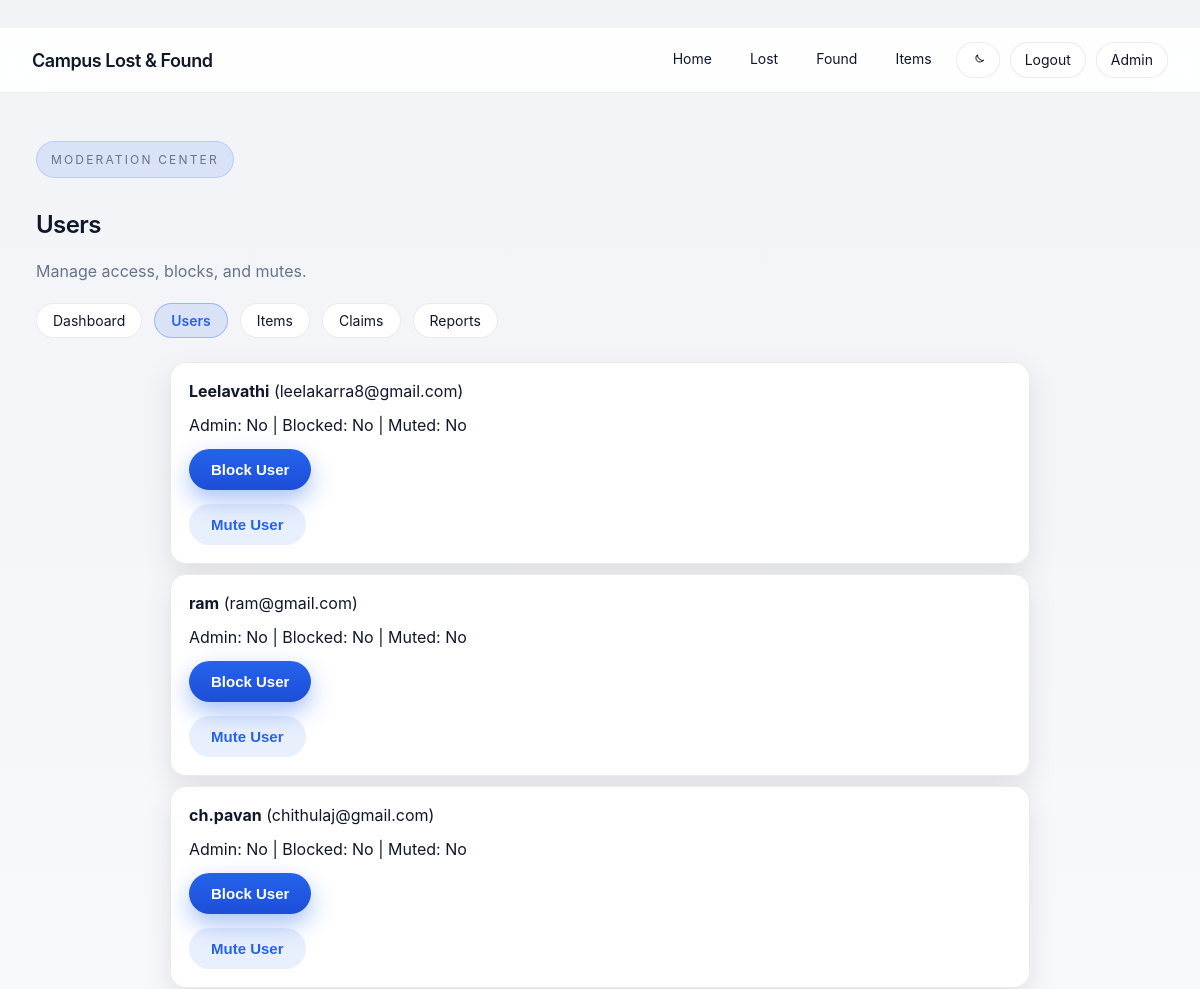
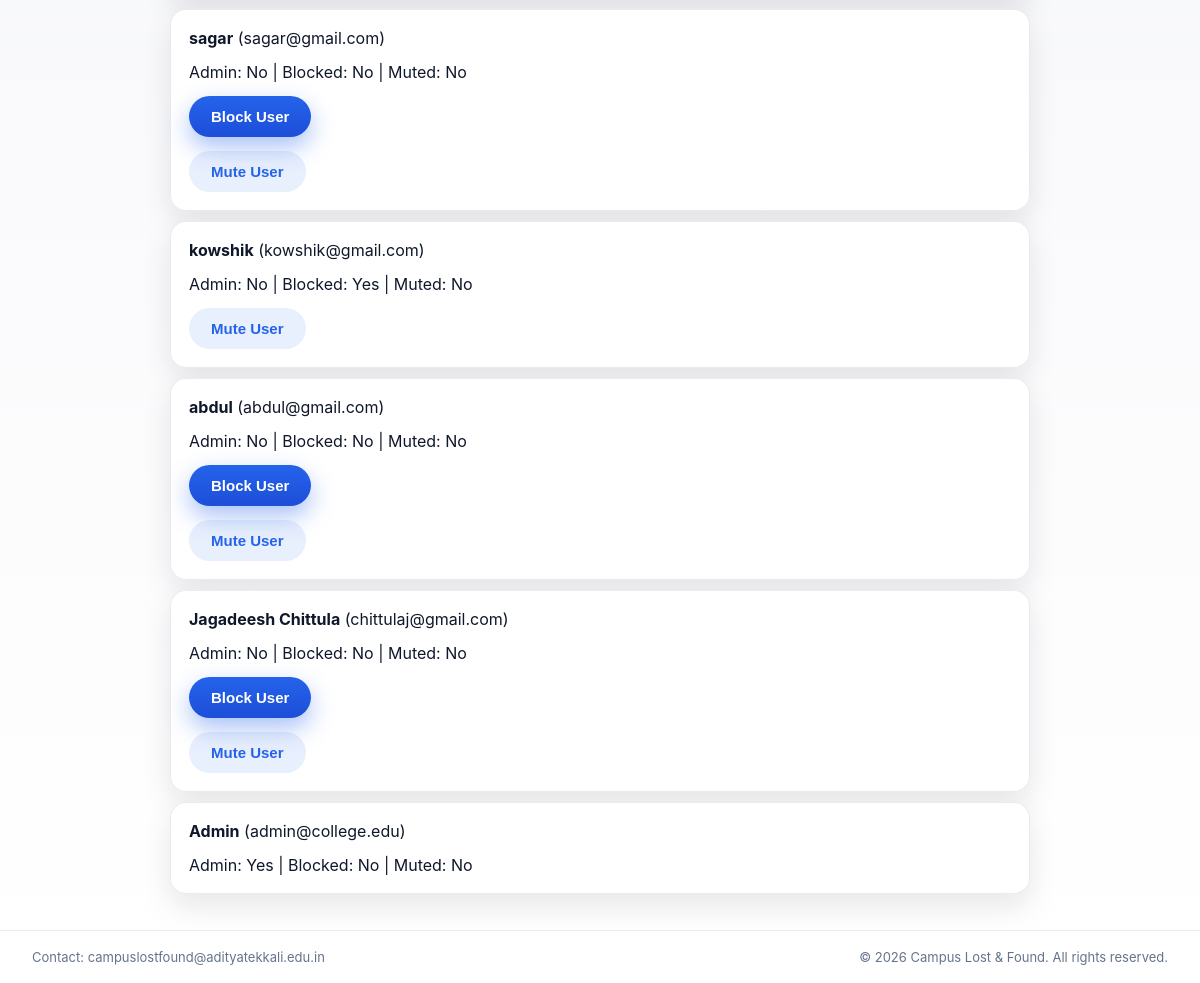
Page /admin/users (signed in) on the committed database (2 pictures, top to bottom).
### tables this page shows
CREATE TABLE users (
            id INTEGER PRIMARY KEY AUTOINCREMENT,
            name TEXT NOT NULL,
            email TEXT UNIQUE NOT NULL,
            password_hash TEXT NOT NULL,
            is_admin INTEGER DEFAULT 0,
            blocked INTEGER DEFAULT 0,
            muted INTEGER DEFAULT 0,
            created_at TEXT NOT NULL
        );

### app.py (the view)
@app.route("/admin/users")
def admin_users():
    require_admin()
    conn = get_db()
    cur = conn.cursor()
    cur.execute("SELECT * FROM users ORDER BY created_at DESC")
    users = cur.fetchall()
    conn.close()
    return render_template("admin_users.html", user=current_user(), users=users)

### app.py (called while the page is built)
def get_db():
    conn = sqlite3.connect(DB_PATH)
    conn.row_factory = sqlite3.Row
    return conn

def current_user():
    uid = session.get("user_id")
    if not uid:
        return None
    conn = get_db()
    cur = conn.cursor()
    cur.execute("SELECT * FROM users WHERE id = ?", (uid,))
    user = cur.fetchone()
    conn.close()
    return user

def require_admin():
    user = current_user()
    if not user or not user["is_admin"]:
        abort(403)
    return user

### templates/admin_users.html (shortened to what this page needs)
{% extends "base.html" %}
{% block content %}
<section class="admin">
  <div class="admin-hero">
    <div>
      <p class="eyebrow">Moderation Center</p>
      <h2>Users</h2>
      <p class="muted">Manage access, blocks, and mutes.</p>
    </div>
  </div>
  <nav class="admin-nav">
    <a href="{{ url_for('admin') }}">Dashboard</a>
    <a class="active" href="{{ url_for('admin_users') }}">Users</a>
    <a href="{{ url_for('admin_items') }}">Items</a>
    <a href="{{ url_for('admin_claims') }}">Claims</a>
    <a href="{{ url_for('admin_reports') }}">Reports</a>
  </nav>
  <div class="admin-section">
    <div class="admin-grid">
      {% for u in users %}
      <div class="admin-card">
        <div><strong>{{ u['name'] }}</strong> ({{ u['email'] }})</div>
        <div class="muted">Admin: {{ 'Yes' if u['is_admin'] else 'No' }} | Blocked: {{ 'Yes' if u['blocked'] else 'No' }} | Muted: {{ 'Yes' if u['muted'] else 'No' }}</div>
        {% if not u['is_admin'] and not u['blocked'] %}
        <form method="post" action="{{ url_for('admin_block_user') }}">
          <button class="btn danger" type="submit">Block User</button>
        </form>
        {% endif %}
        {% if not u['is_admin'] and not u['muted'] %}
        <form method="post" action="{{ url_for('admin_mute_user') }}">
          <button class="btn ghost" type="submit">Mute User</button>
        </form>
        {% endif %}
      </div>
      {% endfor %}
    </div>
  </div>
</section>
{% endblock %}

### templates/base.html (shortened to what this page needs)
<!doctype html>
<html lang="en">
<head>
  <link rel="stylesheet" href="{{ url_for('static', filename='css/styles.css') }}" />
</head>
<body>
  <header class="site-header">
    <div class="brand">Campus Lost & Found</div>
    <nav class="nav">
      <a href="{{ url_for('home') }}">Home</a>
      <a href="{{ url_for('lost') }}">Lost</a>
      <a href="{{ url_for('found') }}">Found</a>
      <a href="{{ url_for('items') }}">Items</a>
      <button type="button" class="pill theme-toggle" id="themeToggle" aria-pressed="false" aria-label="Switch to dark mode">
        <svg class="theme-icon icon-moon" viewBox="0 0 24 24" aria-hidden="true">
          <path d="M21 12.8A9 9 0 0 1 11.2 3a7 7 0 1 0 9.8 9.8z" stroke="currentColor" stroke-width="1.6" fill="none" stroke-linecap="round" stroke-linejoin="round"/>
        </svg>
      </button>
      {% if user %}
      <a href="{{ url_for('logout') }}" class="pill">Logout</a>
      {% if user['is_admin'] %}
      <a href="{{ url_for('admin') }}" class="pill">Admin</a>
      {% endif %}
      {% else %}
      <a href="{{ url_for('login') }}" class="pill">Login</a>
      <a href="{{ url_for('register') }}" class="pill">Sign Up</a>
      {% endif %}
    </nav>
  </header>
  <main class="page">
    {% block content %}{% endblock %}
  </main>
  <footer class="site-footer" id="contact">
    <div>
      Contact: campuslostfound@adityatekkali.edu.in
    </div>
    <div>
      &copy 2026 Campus Lost & Found. All rights reserved.
    </div>
  </footer>
</body>
</html>

### rows in the picture
users: name "Leelavathi", email "leelakarra8@gmail.com", is_admin "No", blocked "No", muted "No"
users: name "ram", email "ram@gmail.com", is_admin "No", blocked "No", muted "No"
users: name "ch.pavan", email "chithulaj@gmail.com", is_admin "No", blocked "No", muted "No"
users: name "sagar", email "sagar@gmail.com", is_admin "No", blocked "No", muted "No"
users: name "kowshik", email "kowshik@gmail.com", is_admin "No", blocked "Yes", muted "No"
users: name "abdul", email "abdul@gmail.com", is_admin "No", blocked "No", muted "No"
users: name "Jagadeesh Chittula", email "chittulaj@gmail.com", is_admin "No", blocked "No", muted "No"
users: name "Admin", email "admin@college.edu", is_admin "Yes", blocked "No", muted "No"
